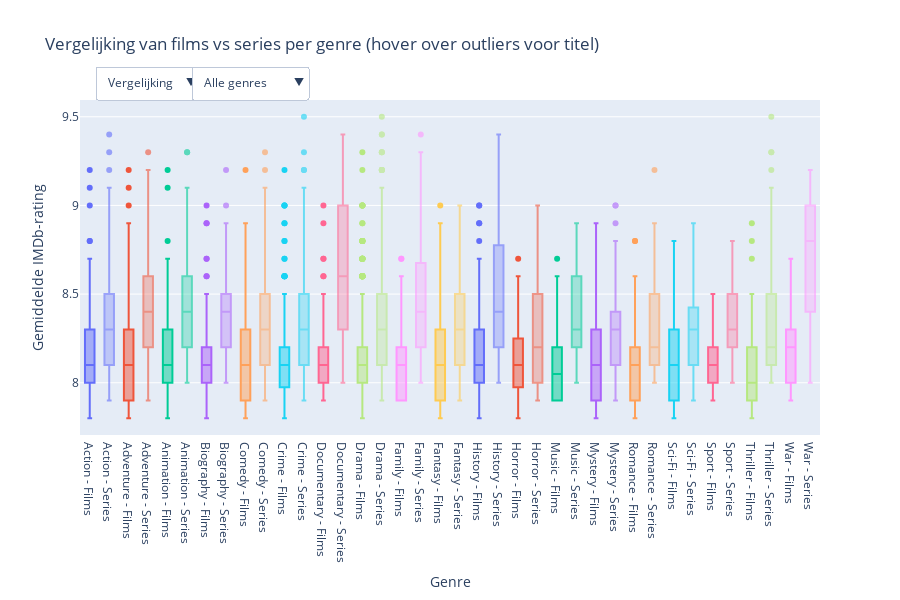

Source (notebook cell):
### Markdown cell above
**Series overtreffen alle filmgenres in ratings**

Uit de IMDb-data blijkt dat series bijna in elke genre hoger scoren dan films. Terwijl films schommelen rond  8.1-8.2, liggen de ratings van de series hoger op 8.3 tot 8.4. Dit laat ons zien dat het beeld klopt dat series over het algemeen als kwalitatief sterk worden ervaren. Enkele opvallende uitschieters zijn oorlog series en documentaires series.  Films in deze genres blijven daarentegen wat achter en halen zelden zulke hoge gemiddelden.


Deze uitschieters in de ratings maken duidelijk dat de opdeling in afleveringen van series een groot voordeel biedt voor inhoudelijk zware genres. Waar films alles in één beperkte speelduur moeten overbrengen, kunnen series hun verhaal vertellen over meerdere afleveringen. Daardoor ontstaat ruimte voor context, verdieping, nuance en karakterontwikkeling. Dat verklaart waarom series binnen deze genres aanzienlijk beter gewaardeerd worden dan films — ondanks het feit dat films doorgaans meer stemmen trekken en breder verspreid zijn.

### Code cell
import pandas as pd
import plotly.express as px
import plotly.graph_objects as go

# Laad beide datasets
movies_data = pd.read_csv('data/movies.csv')
series_data = pd.read_csv('data/tvseries.csv')

# Functie om data voor te bereiden
def prepare_data(data):
    data_exploded = data.assign(genres=data['genres'].str.split(', ')).explode('genres')
    genre_counts = data_exploded['genres'].value_counts()
    top_genres = genre_counts[genre_counts > 10].index
    filtered_data = data_exploded[data_exploded['genres'].isin(top_genres)]
    return filtered_data, top_genres

# Bereid beide datasets voor
movies_filtered, movies_genres = prepare_data(movies_data)
series_filtered, series_genres = prepare_data(series_data)

# Alle unieke genres voor de genre dropdown
all_genres = sorted(set(movies_genres) | set(series_genres))

# Vind gemeenschappelijke genres voor vergelijking
common_genres = list(set(movies_genres) & set(series_genres))
common_genres.sort()

# Maak een gecombineerde figuur
fig = go.Figure()

# Keep track of trace information for proper filtering
trace_info = []

# Voeg movie traces toe (standaard onzichtbaar)
movies_fig = px.box(movies_filtered,
                    x='genres',
                    y='averageRating',
                    color='genres',
                    points='outliers',
                    hover_data=['title'])

for trace in movies_fig.data:
    trace.visible = False
    genre_name = trace.name.replace('genres=', '')
    trace.name = f"Films - {genre_name}"
    trace.legendgroup = "films"
    fig.add_trace(trace)
    trace_info.append({'type': 'movies', 'genre': genre_name})

# Voeg series traces toe (standaard onzichtbaar)  
series_fig = px.box(series_filtered,
                    x='genres', 
                    y='averageRating',
                    color='genres',
                    points='outliers',
                    hover_data=['title'])

for trace in series_fig.data:
    trace.visible = False
    genre_name = trace.name.replace('genres=', '')
    trace.name = f"Series - {genre_name}"
    trace.legendgroup = "series"
    fig.add_trace(trace)
    trace_info.append({'type': 'series', 'genre': genre_name})

# Voeg vergelijkingstraces toe voor gemeenschappelijke genres (standaard zichtbaar)
for genre in common_genres:
    # Films data voor dit genre
    movies_genre_data = movies_filtered[movies_filtered['genres'] == genre]
    fig.add_trace(go.Box(
        y=movies_genre_data['averageRating'],
        x=[f"{genre} - Films"] * len(movies_genre_data),
        name=f"Films - {genre}",
        marker_color=px.colors.qualitative.Plotly[common_genres.index(genre) % len(px.colors.qualitative.Plotly)],
        boxpoints='outliers',
        customdata=movies_genre_data[['title']],
        hovertemplate='<b>%{x}</b><br>Rating: %{y}<br>Titel: %{customdata[0]}<extra></extra>',
        visible=True,
        legendgroup="comparison"
    ))
    trace_info.append({'type': 'comparison_movies', 'genre': genre})
    
    # Series data voor dit genre
    series_genre_data = series_filtered[series_filtered['genres'] == genre]
    fig.add_trace(go.Box(
        y=series_genre_data['averageRating'],
        x=[f"{genre} - Series"] * len(series_genre_data),
        name=f"Series - {genre}",
        marker_color=px.colors.qualitative.Plotly[common_genres.index(genre) % len(px.colors.qualitative.Plotly)],
        boxpoints='outliers',
        customdata=series_genre_data[['title']],
        hovertemplate='<b>%{x}</b><br>Rating: %{y}<br>Titel: %{customdata[0]}<extra></extra>',
        visible=True,
        opacity=0.6,
        legendgroup="comparison"
    ))
    trace_info.append({'type': 'comparison_series', 'genre': genre})

# Bereken counts
movies_count = len([t for t in trace_info if t['type'] == 'movies'])
series_count = len([t for t in trace_info if t['type'] == 'series'])
comparison_count = len([t for t in trace_info if t['type'].startswith('comparison')])

# Maak genre filter buttons dynamisch
def create_genre_buttons():
    # Alle genres button
    buttons = [{
        "label": "Alle genres",
        "method": "restyle",
        "args": [{"visible": [True] * len(trace_info)}]
    }]
    
    for genre in all_genres:
        # Maak visibility array voor dit genre
        visibility = []
        
        for trace in trace_info:
            # Show trace if it matches the selected genre
            visibility.append(trace['genre'] == genre)
        
        buttons.append({
            "label": genre,
            "method": "restyle", 
            "args": [{"visible": visibility}]
        })
    
    return buttons

# Update layout
fig.update_layout(
    title='Vergelijking van films vs series per genre (hover over outliers voor titel)',
    updatemenus=[
        # Films/Series/Vergelijking schakelaar
        {
            "buttons": [
                {
                    "label": "Films",
                    "method": "update",
                    "args": [
                        {"visible": [t['type'] == 'movies' for t in trace_info]},
                        {"title": "Ratingverdeling per genre voor films (hover over outliers voor titel)"}
                    ]
                },
                {
                    "label": "Series",
                    "method": "update",
                    "args": [
                        {"visible": [t['type'] == 'series' for t in trace_info]},
                        {"title": "Ratingverdeling per genre voor series (hover over outliers voor titel)"}
                    ]
                },
                {
                    "label": "Vergelijking",
                    "method": "update",
                    "args": [
                        {"visible": [t['type'].startswith('comparison') for t in trace_info]},
                        {"title": "Vergelijking van films vs series per genre (hover over outliers voor titel)"}
                    ]
                }
            ],
            "direction": "down",
            "showactive": True,
            "active": 2,
            "x": 0.02,
            "xanchor": "left",
            "y": 1.1,
            "yanchor": "top"
        },
        # Genre filter - werkt op de momenteel zichtbare data
        {
            "buttons": create_genre_buttons(),
            "direction": "down",
            "showactive": True,
            "x": 0.15,
            "xanchor": "left",
            "y": 1.1,
            "yanchor": "top"
        }
    ],
    xaxis_title="Genre",
    yaxis_title="Gemiddelde IMDb-rating",
    height=600,
    hoverlabel=dict(bgcolor="white", font_size=13, font_family="Arial"),
    showlegend=False
)

fig.show()
